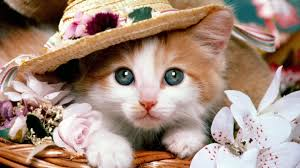
#> input picture computer vision/cat.jpg, 300 x 168 px
$ python openc.py
#> lines starting #> are read from the running program, lines starting #| are printed output that depends on the picture
import cv2
import numpy as np
import matplotlib.pyplot as plt

img=cv2.imread('cat.jpg')
#> img is the input picture: shape (168, 300, 3); mean B, G, R 125, 139.1, 164.5

blur=cv2.blur(img,(50,50))
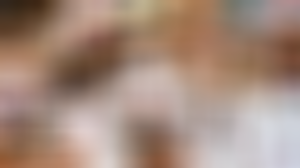
#> blur: shape (168, 300, 3); mean B, G, R 124.9, 138.9, 164.4

plt.subplot(121),plt.imshow(img),plt.title('original')
plt.subplot(122),plt.imshow(blur),plt.title('Blurred')

plt.show()
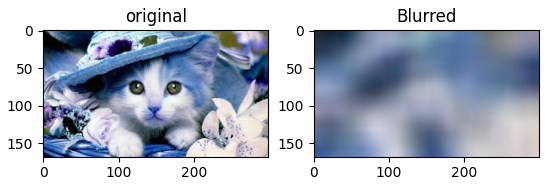
#> figure drawn by matplotlib, 2 panels; B, G, R data is drawn as R, G, B
